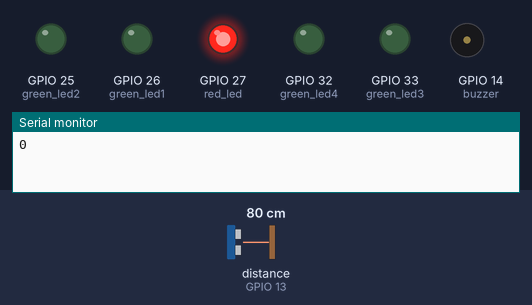
Simulated run of this sketch. Board: ESP32. On the bench: output pins drawn as LEDs (lit = HIGH), buzzer (waves = sounding, pin HIGH), the last lines printed to the serial monitor. Wiring (inferred from the names in the program): ultrasonic range finder: trigger GPIO 12; echo GPIO 13. Inputs (shaded band) come from the test bench; at power-on: distance to the obstacle (sensor on GPIO 13) 80 cm. The echo pulse lasts 58.3 µs per cm; WiFi joins after 1.5 s; servers stay silent unless stated; pins used as bus, display or sensor lines are not drawn.

Above: at 3.0 s.
3.1 s: distance to the obstacle (sensor on GPIO 13) set to 2 cm
At 4.6 s:
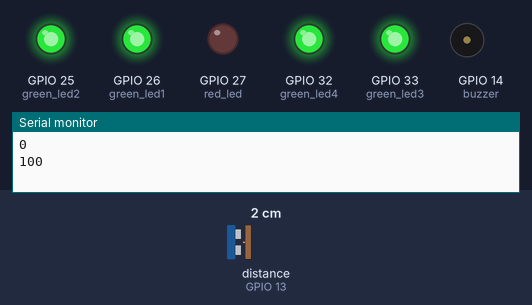
5.3 s: distance to the obstacle (sensor on GPIO 13) set to 18 cm
At 5.87 s:
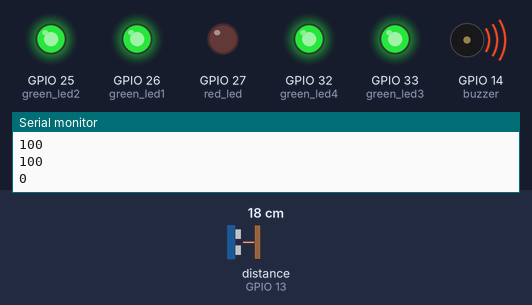
9.4 s: distance to the obstacle (sensor on GPIO 13) set to 9 cm
At 10.4 s:
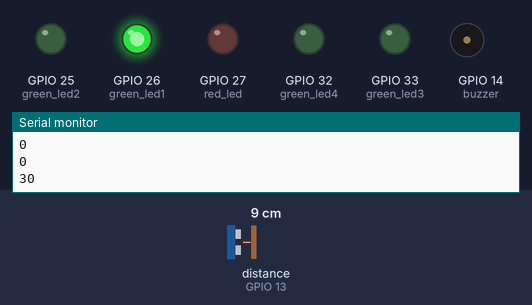
11.3 s: distance to the obstacle (sensor on GPIO 13) set to 35 cm
At 11.87 s:
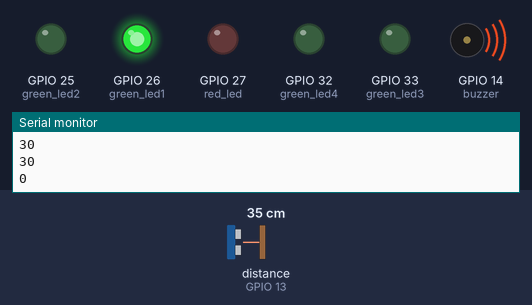
14.8 s: distance to the obstacle (sensor on GPIO 13) set to 4 cm
At 15.5 s:
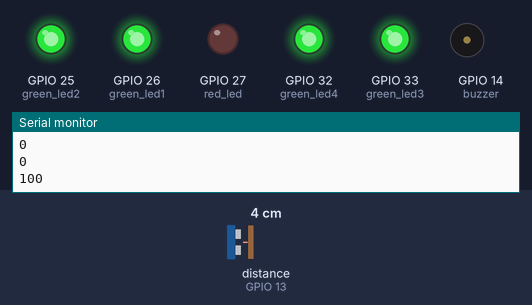
16.3 s: distance to the obstacle (sensor on GPIO 13) set to 60 cm
At 17.85 s:
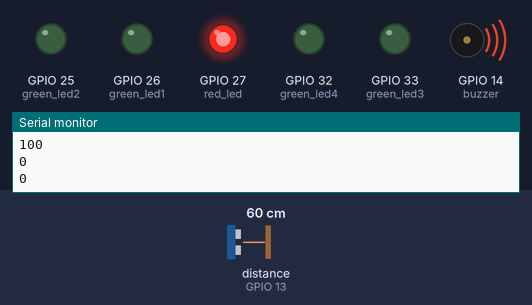
Timing chart, 0 to 21.4 s (numbered marks = the images above; inputs shaded):
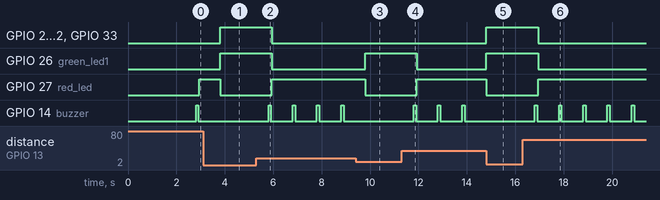

Measured:
- after the input at 3.1 s, GPIO 25 (green_led2), GPIO 26 (green_led1), GPIO 32 (green_led4), GPIO 33 (green_led3): LOW → HIGH after 0.70 s; GPIO 27 (red_led): HIGH → LOW after 0.70 s; GPIO 14 (buzzer): stops changing and stays LOW
- after the input at 5.3 s, GPIO 25 (green_led2), GPIO 26 (green_led1), GPIO 32 (green_led4), GPIO 33 (green_led3): HIGH → LOW after 0.64 s; GPIO 27 (red_led): LOW → HIGH after 0.64 s; GPIO 14 (buzzer): alternates HIGH for 0.10 s and LOW for 0.90 s, starting after 0.51 s
- after the input at 9.4 s, GPIO 26 (green_led1): LOW → HIGH after 0.40 s; GPIO 27 (red_led): HIGH → LOW after 0.40 s; GPIO 14 (buzzer): stops changing and stays LOW
- after the input at 11.3 s, GPIO 26 (green_led1): HIGH → LOW after 0.64 s; GPIO 27 (red_led): LOW → HIGH after 0.64 s; GPIO 14 (buzzer): alternates HIGH for 0.10 s and LOW for 0.90 s, starting after 0.51 s
- after the input at 14.8 s, GPIO 25 (green_led2), GPIO 26 (green_led1), GPIO 32 (green_led4), GPIO 33 (green_led3): LOW → HIGH at once; GPIO 27 (red_led): HIGH → LOW at once; GPIO 14 (buzzer): stops changing and stays LOW
- after the input at 16.3 s, GPIO 25 (green_led2), GPIO 26 (green_led1), GPIO 32 (green_led4), GPIO 33 (green_led3): HIGH → LOW after 0.64 s; GPIO 27 (red_led): LOW → HIGH after 0.64 s; GPIO 14 (buzzer): alternates HIGH for 0.10 s and LOW for 0.90 s, starting after 0.51 s

The sketch:

Ultrasonic_Water_Level.ino
```cpp
/*************************************************************
  Author  : Ahmed Magdy
  Date    : 10/3/2024
  MCU     : ESP32
  @brief  : Make a Water-level sensor that sense the level of
  the water and show it on a virural guage and give yor an
  alert if the water level is too low.......................
 *************************************************************/

//Define Pins
//important parameters used to detecting the distance between
//the Ultrasonic-sensor and the water level
#define distance_to_tank_bottom   9   // distance from sensor to zero% level
#define max_distance    		  5   // distance from sensor to 100% level

// Pins for Ultrasonic-sensor
#define trigPin  12
#define echoPin  13

// Pins for Alert system and light indication
#define buzzer         14
#define red_led        27
#define green_led1     26
#define green_led2     25
#define green_led3     33
#define green_led4     32

//formula to get the depth of the tank
int tank_depth= distance_to_tank_bottom-max_distance;

// Ultrasonic-sensor variables
long duration=0;
int distance=0;
int sensor_reading=0;
int water_level=0;

//flag variable to send the alert notification to the owner device
int is_notification_sent=0;


//---------------------------- Blynk definitions
//Go to https://blynk.io/ "Make your template and get your device info"
/* Fill-in information from Blynk Device Info here */
#define BLYNK_TEMPLATE_ID "TMPL2QkJmcFJv"
#define BLYNK_TEMPLATE_NAME "level"
#define BLYNK_AUTH_TOKEN "gZeoOf-AuD6dQKn0Uujrq9qBN3J9Arsb"

/* Comment this out to disable prints and save space */
#define BLYNK_PRINT Serial

//Libraries
#include <WiFi.h>
#include <WiFiClient.h>
#include <BlynkSimpleEsp32.h>

// Your WiFi credentials.
// Set password to "" for open networks.
char networK_name[] = ""; // Set Your Network Name Here as a String
char network_pass[] = ""; // Set Your Network Password Here as a String
BlynkTimer timer;

// This function sends Arduino's up time every second to Virtual Pin (5).
// In the app, Widget's reading frequency should be set to PUSH. This means
// that you define how often to send data to Blynk App.
void myTimerEvent()
{

 Blynk.virtualWrite(V0,water_level);
//------------------------------ calculating water level
 sensor_reading=read_ultrasonic_sensor();
 if(sensor_reading>distance_to_tank_bottom)sensor_reading=distance_to_tank_bottom;
 else if(sensor_reading<max_distance)sensor_reading=max_distance;
 sensor_reading=sensor_reading-max_distance;
 sensor_reading=tank_depth-sensor_reading;
 water_level=sensor_reading*100/tank_depth;
 water_level = ((water_level + 5) / 10) * 10;  /// roundedReading

//------------------------------ end of calculating water level

 Serial.println(water_level);
 if(water_level>=0 && water_level<20 )
 {
 digitalWrite(buzzer,HIGH);delay(100);digitalWrite(buzzer,LOW);delay(30);
 digitalWrite(red_led,HIGH);
 digitalWrite(green_led1,LOW);
 digitalWrite(green_led2,LOW);
 digitalWrite(green_led3,LOW);
 digitalWrite(green_led4,LOW);

 if(is_notification_sent==0)
    {
      Blynk.logEvent("alert", "The water level is low.\n\n   مستوى الماء منخفض") ;
      is_notification_sent=1;
    }

 }
 else if(water_level>=25 && water_level<50 )
 {
 digitalWrite(red_led,LOW);
 digitalWrite(green_led1,HIGH);
 digitalWrite(green_led2,LOW);
 digitalWrite(green_led3,LOW);
 digitalWrite(green_led4,LOW);
 is_notification_sent=0;
 }
 else if(water_level>=50 && water_level<75 )
 {
 digitalWrite(red_led,LOW);
 digitalWrite(green_led1,HIGH);
 digitalWrite(green_led2,HIGH);
 digitalWrite(green_led3,LOW);
 digitalWrite(green_led4,LOW);

 is_notification_sent=0;
 }
 else if(water_level>=75 && water_level<100 )
 {
 digitalWrite(red_led,LOW);
 digitalWrite(green_led1,HIGH);
 digitalWrite(green_led2,HIGH);
 digitalWrite(green_led3,HIGH);
 digitalWrite(green_led4,LOW);
 is_notification_sent=0;
 }
 else
 {
 digitalWrite(red_led,LOW);
 digitalWrite(green_led1,HIGH);
 digitalWrite(green_led2,HIGH);
 digitalWrite(green_led3,HIGH);
 digitalWrite(green_led4,HIGH);
 is_notification_sent=0;
 }
}

//---------------------------- End of Blynk definitions

void setup() {

//---------------------------- Blynk initialization
Serial.begin(115200);
Blynk.begin(BLYNK_AUTH_TOKEN, networK_name, network_pass);
// Setup a function to be called every second
timer.setInterval(1000L, myTimerEvent);
//---------------------------- End of Blynk initialization

 //Set Direction of the pins
 pinMode(trigPin, OUTPUT); // Sets the trigPin as an Output
 pinMode(echoPin, INPUT); // Sets the echoPin as an Input

 pinMode(buzzer,OUTPUT);
 pinMode(red_led,OUTPUT);
 pinMode(green_led1,OUTPUT);
 pinMode(green_led2,OUTPUT);
 pinMode(green_led3,OUTPUT);
 pinMode(green_led4,OUTPUT);

//Intialize the pins by LOGIC_LOW
 digitalWrite(buzzer,LOW);
 digitalWrite(red_led,LOW);
 digitalWrite(green_led1,LOW);
 digitalWrite(green_led2,LOW);
 digitalWrite(green_led3,LOW);
 digitalWrite(green_led4,LOW);

}

void loop() {
//---------------------------- Blynk Loop
Blynk.run();
timer.run(); // Initiates BlynkTimer
if ( ! Blynk.connected() )
{
  while ( ! Blynk.connected() )
   {
    // try connect again
    Serial.println("-Try to connect");
    delay(100);
   Blynk.begin(BLYNK_AUTH_TOKEN, networK_name, network_pass);
   }

    Serial.println("-Connected.. ^_^ ");
    delay(500);
 }
//---------------------------- End of Blynk Loop
}
int read_ultrasonic_sensor()
{
  digitalWrite(trigPin, LOW);
        delayMicroseconds(2);
        digitalWrite(trigPin, HIGH);
        delayMicroseconds(10);
        digitalWrite(trigPin, LOW);
        duration = pulseIn(echoPin, HIGH);
        distance = duration * 0.017;
        if (distance >= 4 )
        {
          return distance;
        }
        else return 0;
}
```
